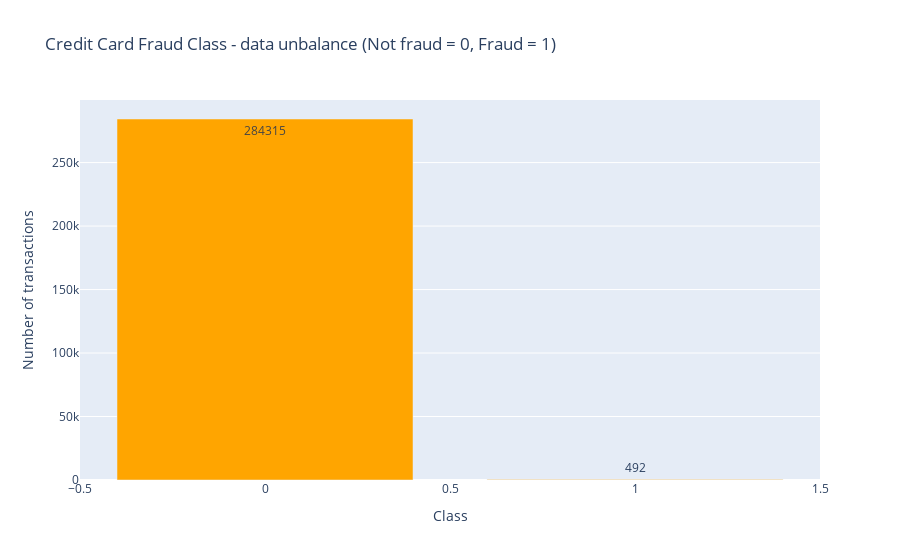

Notebook code cell kept with this figure:
### Code cell
# Combine the trace into a list
data = [trace]

# Define the layout for the plot
layout = dict(
    title='Credit Card Fraud Class - data unbalance (Not fraud = 0, Fraud = 1)',  # Plot title
    xaxis=dict(title='Class', showticklabels=True),  # X-axis label and tick settings
    yaxis=dict(title='Number of transactions'),  # Y-axis label
     hovermode='closest',  # Hover mode
    width=600  # Width of the plot
)

# Combine data and layout into a dictionary representing the figure
fig = dict(data=data, layout=layout)

# Plot the figure using plotly
iplot(fig, filename='class')

### Figure 1 — Plotly figure (JSON) as saved in the notebook; plotly's stock layout.template omitted (floating-point values rounded to 4 significant figures)
{"data": [{"marker": {"color": "orange"}, "name": "Credit Card Fraud Class - data unbalance (Not fraud = 0, Fraud = 1)", "text": [284315, 492], "type": "bar", "x": [0, 1], "y": [284315, 492]}], "layout": {"autosize": true, "hovermode": "closest", "title": {"text": "Credit Card Fraud Class - data unbalance (Not fraud = 0, Fraud = 1)"}, "xaxis": {"autorange": true, "range": [-0.5, 1.5], "showticklabels": true, "title": {"text": "Class"}, "type": "linear"}, "yaxis": {"autorange": true, "range": [0, 299300.0], "title": {"text": "Number of transactions"}, "type": "linear"}}}
